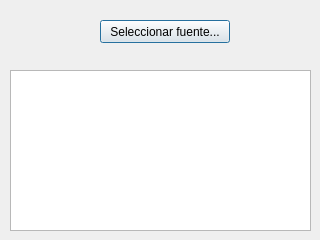
<?xml version="1.0" encoding="UTF-8"?>
<ui version="4.0">
 <class>frmSeleccionFuentes</class>
 <widget class="QDialog" name="frmSeleccionFuentes">
  <property name="geometry">
   <rect>
    <x>0</x>
    <y>0</y>
    <width>320</width>
    <height>240</height>
   </rect>
  </property>
  <property name="windowTitle">
   <string>Selección de Fuentes</string>
  </property>
  <widget class="QTextEdit" name="txteTexto">
   <property name="geometry">
    <rect>
     <x>10</x>
     <y>70</y>
     <width>301</width>
     <height>161</height>
    </rect>
   </property>
  </widget>
  <widget class="QPushButton" name="btnSeleccionFuente">
   <property name="geometry">
    <rect>
     <x>100</x>
     <y>20</y>
     <width>130</width>
     <height>23</height>
    </rect>
   </property>
   <property name="text">
    <string>Seleccionar fuente...</string>
   </property>
  </widget>
 </widget>
 <resources/>
 <connections/>
</ui>
